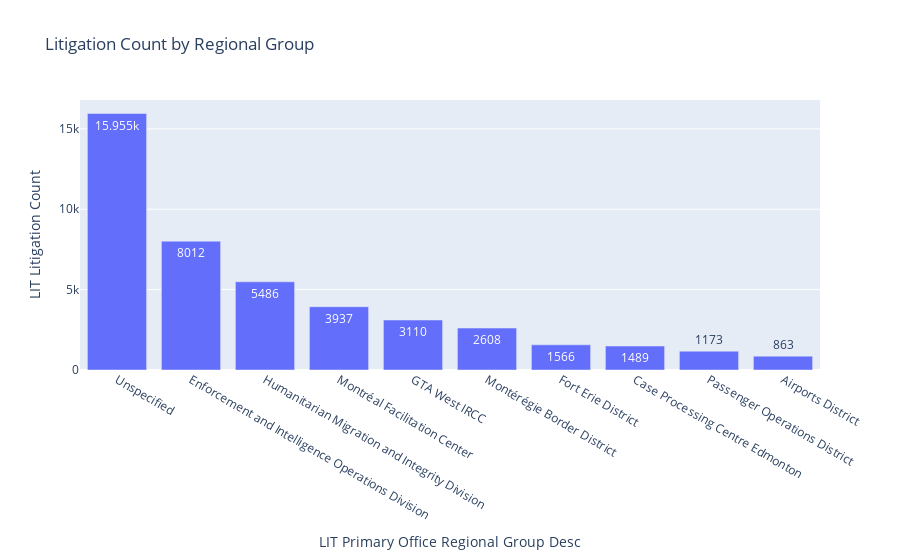

The code cell stored with this chart in its notebook:
### Code cell
regional_group = df.groupby("LIT Primary Office Regional Group Desc")["LIT Litigation Count"].sum().nlargest(10).reset_index()
fig = px.bar(regional_group, x="LIT Primary Office Regional Group Desc", y="LIT Litigation Count",
             title="Litigation Count by Regional Group", text_auto=True)
fig.show()

### Figure 1 — Plotly figure (JSON) as saved in the notebook; plotly's stock layout.template omitted (floating-point values rounded to 4 significant figures)
{"data": [{"hovertemplate": "LIT Primary Office Regional Group Desc=%{x}<br>LIT Litigation Count=%{y}<extra></extra>", "legendgroup": "", "marker": {"color": "#636efa", "pattern": {"shape": ""}}, "name": "", "orientation": "v", "showlegend": false, "textposition": "auto", "texttemplate": "%{y}", "type": "bar", "x": ["Unspecified", "Enforcement and Intelligence Operations Division", "Humanitarian Migration and Integrity Division", "Montréal Facilitation Center", "GTA West IRCC", "Montérégie Border District ", "Fort Erie District", "Case Processing Centre Edmonton", "Passenger Operations District", "Airports District"], "xaxis": "x", "y": [15955, 8012, 5486, 3937, 3110, 2608, 1566, 1489, 1173, 863], "yaxis": "y"}], "layout": {"barmode": "relative", "legend": {"tracegroupgap": 0}, "title": {"text": "Litigation Count by Regional Group"}, "xaxis": {"anchor": "y", "domain": [0, 1], "title": {"text": "LIT Primary Office Regional Group Desc"}}, "yaxis": {"anchor": "x", "domain": [0, 1], "title": {"text": "LIT Litigation Count"}}}}
